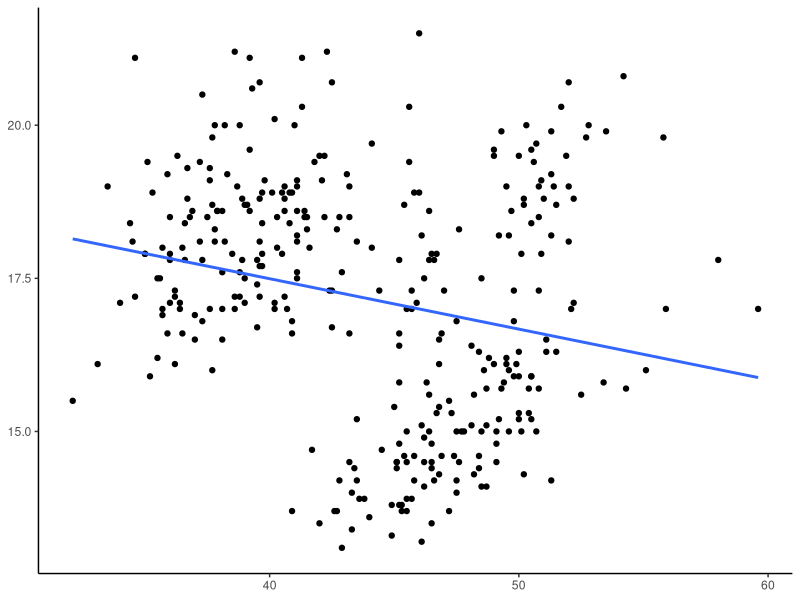
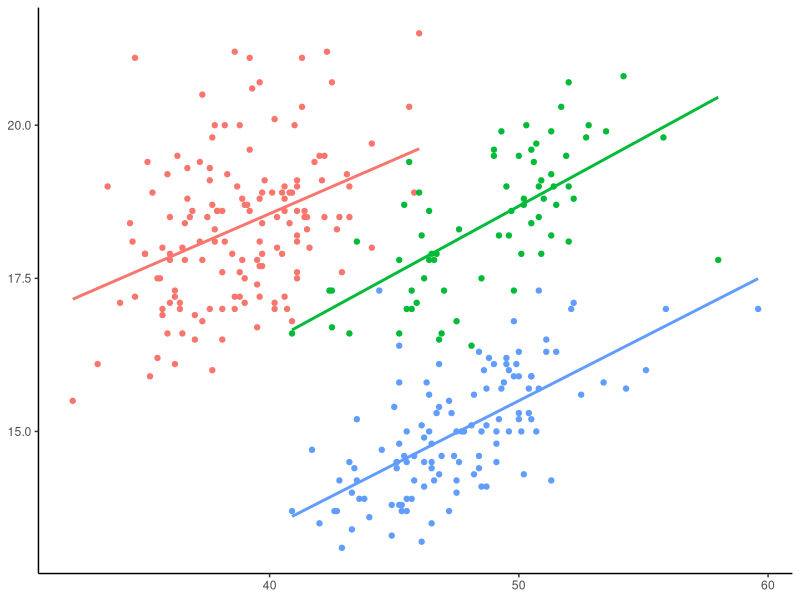

R code for these plots, in order: (Note: this script raises an error after producing the figures.)
# Generating two simple plots to demonstrate Simpson's paradox.

# Clear environment
rm(list=ls())

# Set working directory and load libraries
setwd("~")
library(patchwork)
library(ggplot2)
library(palmerpenguins)

# Import penguin bill length and depth data omitting NAs
df <- na.omit(palmerpenguins::penguins)

# Generate plot with a linear regression through aggregated data
plot.agg <- ggplot2::ggplot(df, aes(x = bill_length_mm, y = bill_depth_mm)) +
  ggplot2::geom_point() +
  ggplot2::geom_smooth(method = "lm", se = FALSE) +
  theme_classic() +
  theme(
    legend.position = "none",
    axis.title = element_blank())

# Generate plot with a linear regression through each species
plot.factor <- ggplot2::ggplot(
    df, 
    aes(x = bill_length_mm, y = bill_depth_mm, color = species)) +
  ggplot2::geom_point() +
  ggplot2::geom_smooth(method = "lm", se = FALSE) +
  theme_classic() +
  theme(
    legend.position = "none",
    axis.title = element_blank())

# Save plots
ggplot2::ggsave(
  "./Downloads/simponsparadox.png",
  plot = plot.agg + plot.factor,
  width = 10,
  height = 2.5,
  units = "in")
